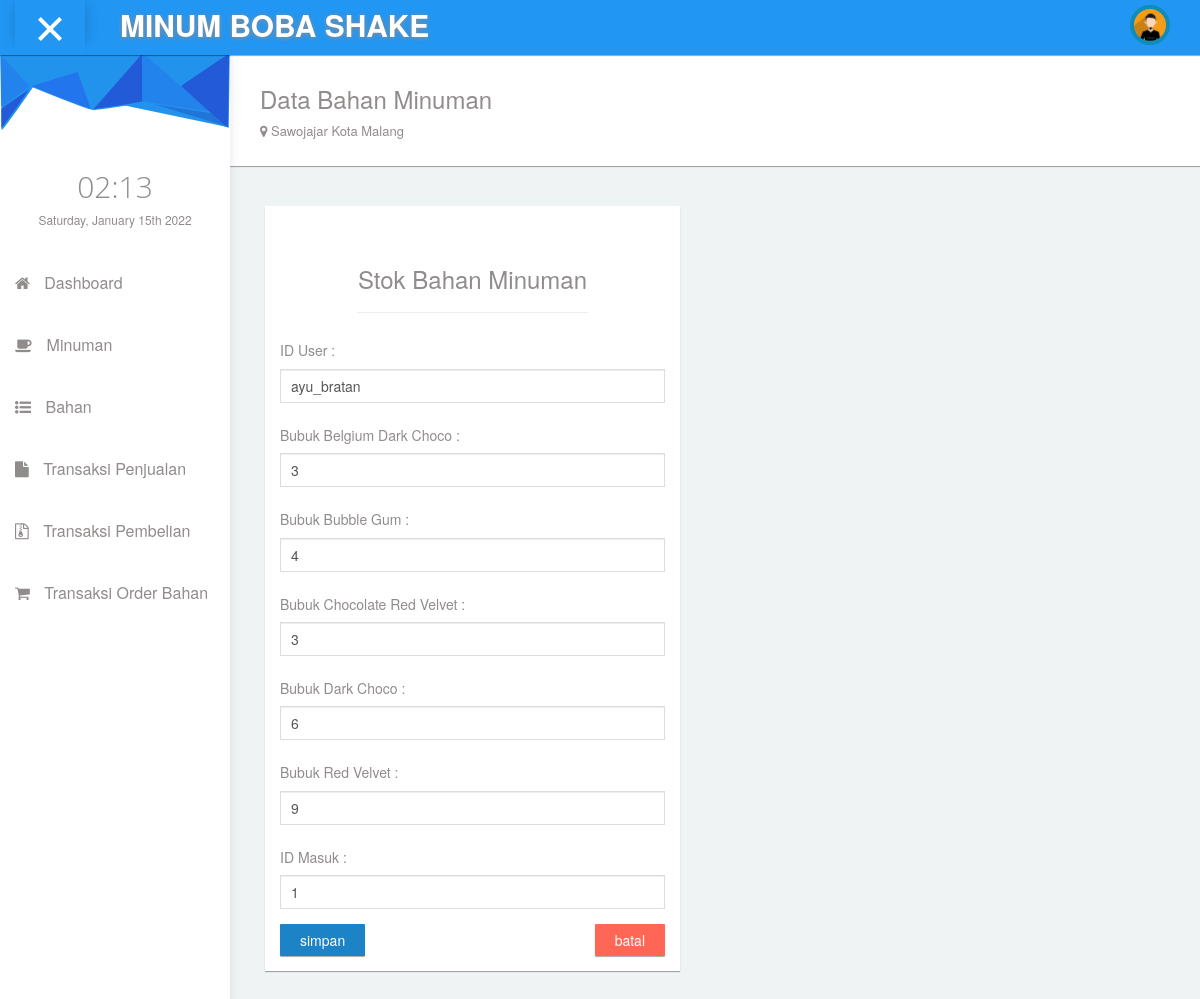
Screenshot of /emp_ub_bahan.php?id_bhn=1 with the database file from the repository.
### tables this page shows
CREATE TABLE `stok` (
  `id_user` varchar(10) NOT NULL,
  `BDC` int(11) NOT NULL,
  `BG` int(11) NOT NULL,
  `CRV` int(11) NOT NULL,
  `DC` int(11) NOT NULL,
  `RV` int(11) NOT NULL,
  `id_bhn` int(11) NOT NULL
);

### emp_ub_bahan.php (the view, shortened to what this page needs)
<!DOCTYPE html>
<html lang="en">
<head>
    <link rel="stylesheet" type="text/css" href="asset/css/bootstrap.min.css">
      <link rel="stylesheet" type="text/css" href="asset/css/plugins/font-awesome.min.css"/>
      <link rel="stylesheet" type="text/css" href="asset/css/plugins/simple-line-icons.css"/>
      <link rel="stylesheet" type="text/css" href="asset/css/plugins/animate.min.css"/>
      <link rel="stylesheet" type="text/css" href="asset/css/plugins/fullcalendar.min.css"/>
  <link href="asset/css/style.css" rel="stylesheet">
  </head>
 <body id="mimin" class="dashboard">
        <nav class="navbar navbar-default header navbar-fixed-top">
          <div class="col-md-12 nav-wrapper">
            <div class="navbar-header" style="width:100%;">
              <div class="opener-left-menu is-open">
                <span class="bottom"></span>
              </div>
                <a href="index.html" class="navbar-brand">
                 <b>MINUM BOBA SHAKE</b>
                </a>
              <ul class="nav navbar-nav navbar-right user-nav">
                <li class="user-name"><span><?php echo $_SESSION['nama_user'];?></span></li>
                  <li class="dropdown avatar-dropdown">
                   <img src="asset/img/avatar.jpg" class="img-circle avatar" alt="user name" data-toggle="dropdown" aria-haspopup="true" aria-expanded="true"/>
                </li>
                <li ><a href="#"></a></li>
              </ul>
            </div>
          </div>
        </nav>
      <div class="container-fluid mimin-wrapper">
             <div id="left-menu">
              <div class="sub-left-menu scroll">
                <ul class="nav nav-list">
                    <li><div class="left-bg"></div></li>
                    <li class="time">
                      <h1 class="animated fadeInLeft">21:00</h1>
                      <p class="animated fadeInRight">Sat,October 1st 2029</p>
                    </li>
                    <li><a href="emp_dash.php" class="nav-header"><span class="fa-home fa"></span> Dashboard</a></li>
                    <li><a href="emp_minum.php"><span class="fa-coffee fa"></span> Minuman</a></li>
                    <li><a href="emp_bahan.php"><span class="fa-list-ul fa"></span> Bahan</a></li>
                    <li><a href="emp_jual.php"><span class="fa-file fa"></span> Transaksi Penjualan</a></li>
                    <li><a href="emp_beli.php"><span class="fa-file-archive-o fa"></span> Transaksi Pembelian</a></li>
                    <li><a href="emp_order.php"><span class="fa-shopping-cart fa"></span> Transaksi Order Bahan</a></li>
                  </ul>
                </div>
            </div>
            <div id="content">
                <div class="panel">
                  <div class="panel-body">
                      <div class="col-md-6 col-sm-12">
                        <h3 class="animated fadeInLeft">Data Bahan Minuman</h3>
                        <p class="animated fadeInDown"><span class="fa  fa-map-marker"></span> Sawojajar Kota Malang</p>
                    </div>
                  </div>
                </div>
                <div class="col-md-6" style="padding:20px;">
                    <div class="col-md-12 padding-0">
                        <div class="col-md-12 padding-0">
                            <div class="col-md-12 padding-0">
                                <div class="col-md-12">
                                    <div class="panel box-v1">
                                      <div class="panel-body">
                                        <h3 align="center">Stok Bahan Minuman</h3>
                                        <hr/>
                                        <?php
                                          include "koneksi.php";
                                          $id_bhn = $_GET['id_bhn'];
                                          $data = mysqli_query($konek, "SELECT * from stok where id_bhn='$id_bhn'");
                                          $d = mysqli_fetch_array($data);
                                        ?>
                                        <form method="POST" action="emp_up_bahan.php">
                                          <div class="form-group row">
                                              <div class="col-sm-12 mb-3 mb-sm-0">
                                                  <h5>ID User :</h5>
                                                  <input type="text" class="form-control" name="id_user" value="<?php echo $d['id_user'];?>" placeholder="ID User">
                                              </div>
                                          </div>
                                          <div class="form-group row">
                                              <div class="col-sm-12 mb-3 mb-sm-0">
                                                  <h5>Bubuk Belgium Dark Choco :</h5>
                                                  <input type="text" class="form-control" name ="BDC" value = "<?php echo $d['BDC'];?>" placeholder="BDC">
                                              </div>
                                          </div>
                                          <div class="form-group row">
                                              <div class="col-sm-12 mb-3 mb-sm-0">
                                                  <h5>Bubuk Bubble Gum :</h5>
                                                  <input type="text" class="form-control" name ="BG" value = "<?php echo $d['BG'];?>" placeholder="BG">
                                              </div>
                                          </div>
                                          <div class="form-group row">
                                              <div class="col-sm-12 mb-3 mb-sm-0">
                                                  <h5>Bubuk Chocolate Red Velvet : </h5>
                                                  <input type="text" class="form-control" name ="CRV" value = "<?php echo $d['CRV'];?>" placeholder="CRV">
                                              </div>
                                          </div>
                                          <div class="form-group row">
                                              <div class="col-sm-12 mb-3 mb-sm-0">
                                                  <h5>Bubuk Dark Choco : </h5>
                                                  <input type="text" class="form-control" name ="DC" value = "<?php echo $d['DC'];?>" placeholder="DC">
                                              </div>
                                          </div>
                                          <div class="form-group row">
                                              <div class="col-sm-12 mb-3 mb-sm-0">
                                                  <h5>Bubuk Red Velvet : </h5>
                                                  <input type="text" class="form-control" name ="RV" value = "<?php echo $d['RV'];?>" placeholder="RVR">
                                              </div>
                                          </div>
                                          <div class="form-group row">
                                              <div class="col-sm-12 mb-3 mb-sm-0">
                                                  <h5>ID Masuk :</h5>
                                                  <input type="text" class="form-control" name="id_bhn" value="<?php echo $d['id_bhn'];?>">
                                              </div>
                                          </div>
                                         <input class="btn btn-md btn-primary left" type="submit" value="simpan">
                                      </form>
                                      <a href="emp_bahan.php"><button class="btn btn-md btn-danger right" type="cancel">batal</button></a>
                                      </div>
                                    </div>
                                </div>
                            </div>
                        </div>
                    </div>
              </div>
      </div>
  </body>
</html>

### rows the page displays
stok: id_user "ayu_bratan", BDC "3", BG "4", CRV "3", DC "6", RV "9", id_bhn "1"
